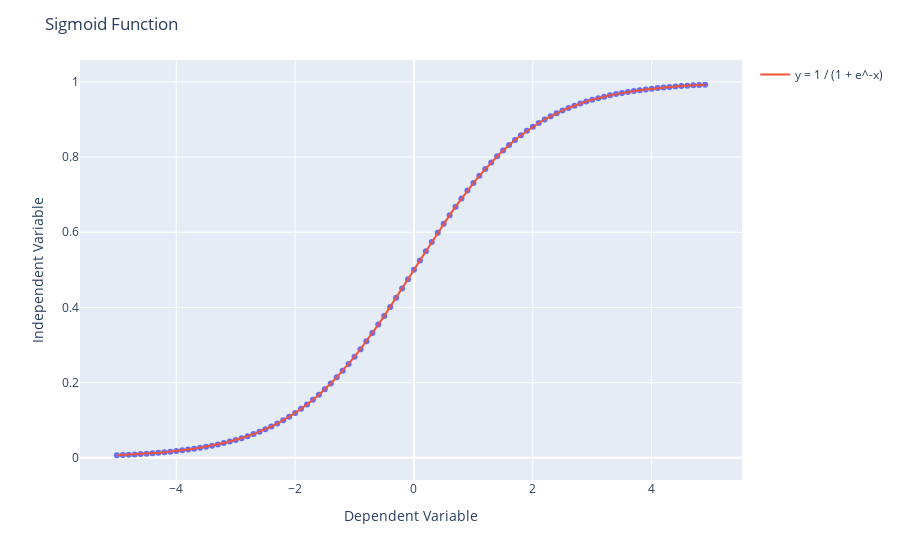

Notebook source saved alongside this figure:
### Markdown cell above
### Choosing a model

From an initial look at the plot, we determine that the logistic function could be a good approximation,
since it has the property of starting with a slow growth, increasing growth in the middle, and then decreasing again at the end; as illustrated below:

### Code cell
x = np.arange(-5.0, 5.0, 0.1)
y = 1.0 / (1.0 + np.exp(-x))

fig = px.scatter(x=x, y=y)
fig.update_layout(
    title="Sigmoid Function",
    xaxis_title="Dependent Variable",
    yaxis_title="Independent Variable",
)
fig.add_trace(go.Scatter(x=x, y=y, mode="lines", name="y = 1 / (1 + e^-x)"))
fig.show()
